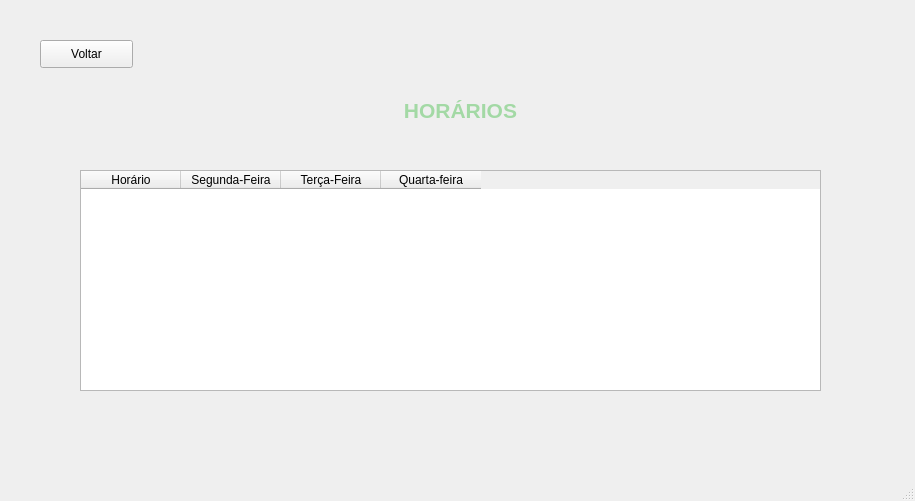
<?xml version="1.0" encoding="UTF-8"?>
<ui version="4.0">
 <class>MainWindow</class>
 <widget class="QMainWindow" name="MainWindow">
  <property name="geometry">
   <rect>
    <x>0</x>
    <y>0</y>
    <width>915</width>
    <height>501</height>
   </rect>
  </property>
  <property name="windowTitle">
   <string>MainWindow</string>
  </property>
  <widget class="QWidget" name="centralwidget">
   <widget class="QLabel" name="label">
    <property name="geometry">
     <rect>
      <x>0</x>
      <y>0</y>
      <width>1366</width>
      <height>768</height>
     </rect>
    </property>
    <property name="text">
     <string/>
    </property>
    <property name="pixmap">
     <pixmap>../../../Downloads/WhatsApp Image 2024-09-03 at 19.52.41.jpeg</pixmap>
    </property>
   </widget>
   <widget class="QLabel" name="label_5">
    <property name="geometry">
     <rect>
      <x>370</x>
      <y>90</y>
      <width>181</width>
      <height>41</height>
     </rect>
    </property>
    <property name="font">
     <font>
      <pointsize>10</pointsize>
      <weight>75</weight>
      <bold>true</bold>
     </font>
    </property>
    <property name="text">
     <string>&lt;html&gt;&lt;head/&gt;&lt;body&gt;&lt;p align=&quot;center&quot;&gt;&lt;span style=&quot; font-size:16pt; color:#a3d9a5;&quot;&gt;HORÁRIOS&lt;/span&gt;&lt;/p&gt;&lt;/body&gt;&lt;/html&gt;</string>
    </property>
   </widget>
   <widget class="QTableWidget" name="tableWidget">
    <property name="geometry">
     <rect>
      <x>80</x>
      <y>170</y>
      <width>741</width>
      <height>221</height>
     </rect>
    </property>
    <column>
     <property name="text">
      <string>Horário</string>
     </property>
     <property name="textAlignment">
      <set>AlignCenter</set>
     </property>
    </column>
    <column>
     <property name="text">
      <string>Segunda-Feira</string>
     </property>
     <property name="textAlignment">
      <set>AlignCenter</set>
     </property>
    </column>
    <column>
     <property name="text">
      <string>Terça-Feira</string>
     </property>
     <property name="textAlignment">
      <set>AlignCenter</set>
     </property>
    </column>
    <column>
     <property name="text">
      <string>Quarta-feira</string>
     </property>
     <property name="textAlignment">
      <set>AlignCenter</set>
     </property>
    </column>
   </widget>
   <widget class="QPushButton" name="voltar">
    <property name="geometry">
     <rect>
      <x>40</x>
      <y>40</y>
      <width>93</width>
      <height>28</height>
     </rect>
    </property>
    <property name="text">
     <string>Voltar</string>
    </property>
   </widget>
  </widget>
  <widget class="QStatusBar" name="statusbar"/>
 </widget>
 <resources/>
 <connections/>
</ui>
